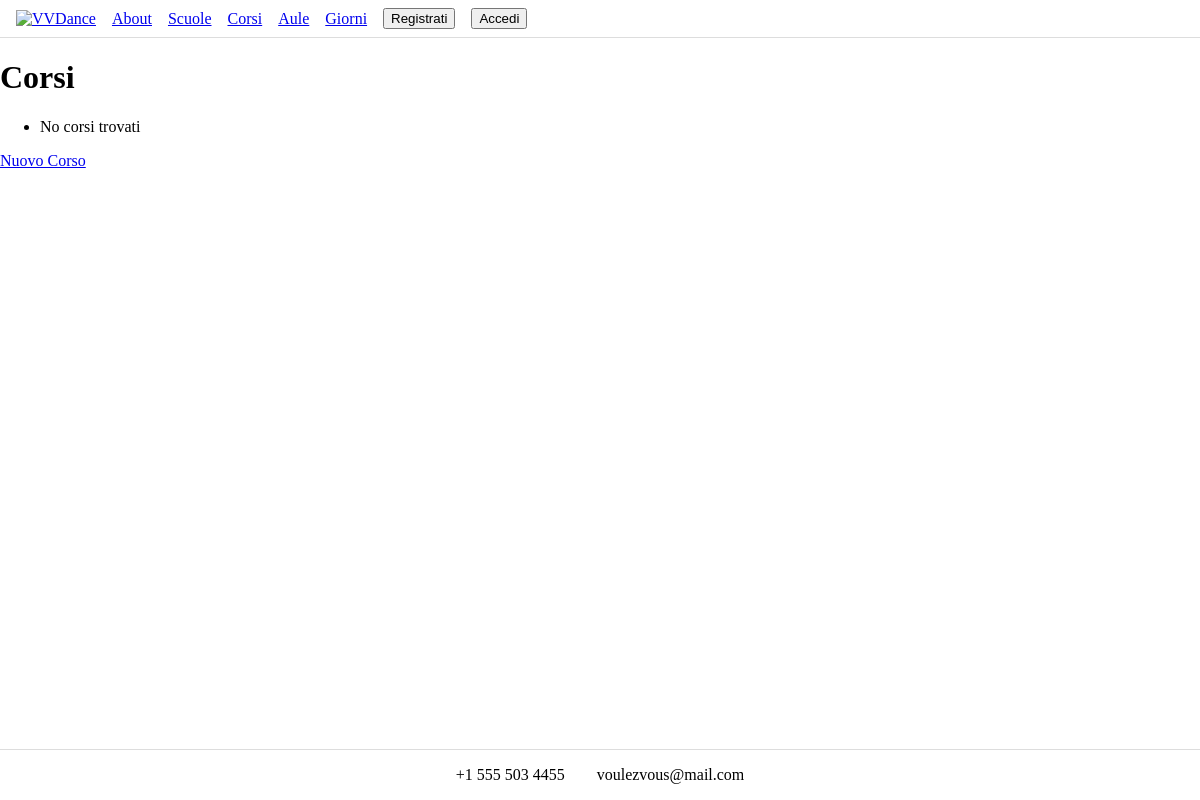
Page /corsi/ on the earlier database version.
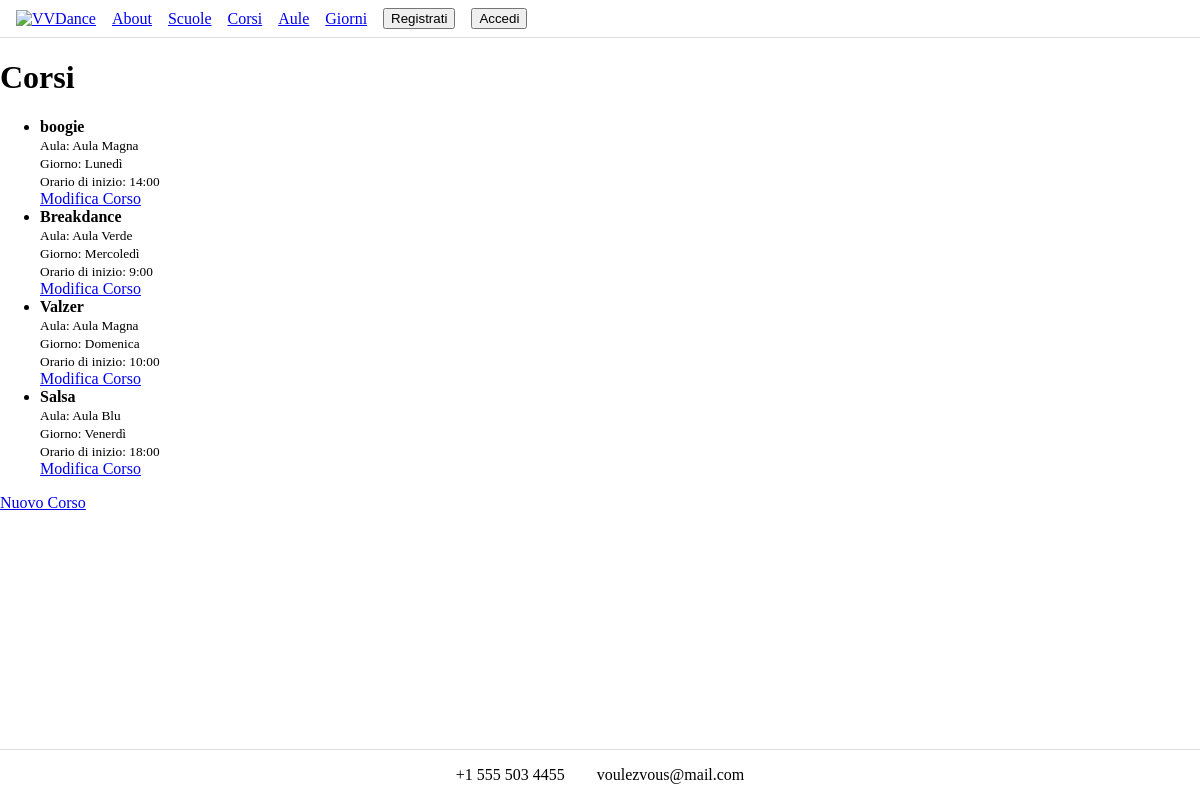
Same page on the later database version.
### school/models.py (models this page shows, shortened)
class Course(models.Model):
    subject=models.CharField(max_length=64)
    day_of_the_week=models.ForeignKey(DayOfTheWeek, on_delete=models.CASCADE)
    starting_hour=models.CharField(max_length=32)
    classroom=models.ForeignKey(Classroom, on_delete=models.CASCADE)
    school=models.ForeignKey('schoolmanagement.School', on_delete=models.CASCADE)

class Classroom(models.Model):
    name=models.CharField(max_length=64)
    capacity=models.CharField(max_length=32)

class DayOfTheWeek(models.Model):
    number=models.CharField(max_length=1)
    name=models.CharField(max_length=9)

### dance_school/views.py (the view)
# urls.py: path('corsi/', view=views.lista_corsi, name='corsi'),
def lista_corsi(request):
    corsi = Course.objects.all()
    return render(request, "corsi.html", {"corsi": corsi})

### templates/corsi.html (shortened to what this page needs)
{% extends "base.html" %}
{% load static %}
{% block content %}
<div>
    <h1>Corsi</h1>
    <ul>
        {% for corso in corsi %}
        <li>
            <div>
                <strong>{{ corso.subject }}</strong>
                <br><small>Aula: {{ corso.classroom.name }}</small>
                <br><small>Giorno: {{ corso.day_of_the_week.name }}</small>
                <br><small>Orario di inizio: {{ corso.starting_hour }}</small>
            </div>
            <div>
                <a href="{% url 'modifica-corso' corso.pk %}">Modifica Corso</a>
            </div>
        </li>
        {% empty %}
        <li>No corsi trovati</li>
        {% endfor %}
    </ul>
    <a href="{% url 'nuovo-corso' %}">Nuovo Corso</a>
</div>
{% endblock %}

Differences in the rows shown:
added Course: subject "boogie", classroom.name "Aula Magna", day_of_the_week.name "Lunedì", starting_hour "14:00"
added Course: subject "Breakdance", classroom.name "Aula Verde", day_of_the_week.name "Mercoledì", starting_hour "9:00"
added Course: subject "Valzer", classroom.name "Aula Magna", day_of_the_week.name "Domenica", starting_hour "10:00"
added Course: subject "Salsa", classroom.name "Aula Blu", day_of_the_week.name "Venerdì", starting_hour "18:00"
Other differences:
text no longer shown: "No corsi trovati"
